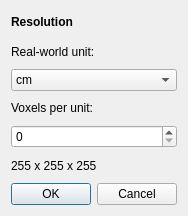
<?xml version="1.0" encoding="UTF-8"?>
<ui version="4.0">
 <class>ResolutionDialog</class>
 <widget class="QDialog" name="ResolutionDialog">
  <property name="geometry">
   <rect>
    <x>0</x>
    <y>0</y>
    <width>176</width>
    <height>216</height>
   </rect>
  </property>
  <property name="windowTitle">
   <string>Resolution</string>
  </property>
  <layout class="QVBoxLayout" name="verticalLayout">
   <item>
    <widget class="QLabel" name="label">
     <property name="text">
      <string>&lt;html&gt;&lt;head/&gt;&lt;body&gt;&lt;p&gt;&lt;span style=&quot; font-weight:600;&quot;&gt;Resolution&lt;/span&gt;&lt;/p&gt;&lt;/body&gt;&lt;/html&gt;</string>
     </property>
    </widget>
   </item>
   <item>
    <widget class="QLabel" name="unit_label">
     <property name="text">
      <string>Real-world unit:</string>
     </property>
    </widget>
   </item>
   <item>
    <widget class="QComboBox" name="units">
     <item>
      <property name="text">
       <string>cm</string>
      </property>
     </item>
     <item>
      <property name="text">
       <string>mm</string>
      </property>
     </item>
     <item>
      <property name="text">
       <string>inches</string>
      </property>
     </item>
    </widget>
   </item>
   <item>
    <widget class="QLabel" name="label_2">
     <property name="text">
      <string>Voxels per unit:</string>
     </property>
    </widget>
   </item>
   <item>
    <widget class="QSpinBox" name="export_res">
     <property name="minimumSize">
      <size>
       <width>100</width>
       <height>0</height>
      </size>
     </property>
    </widget>
   </item>
   <item>
    <widget class="QLabel" name="export_size">
     <property name="text">
      <string>255 x 255 x 255</string>
     </property>
    </widget>
   </item>
   <item>
    <widget class="QDialogButtonBox" name="buttonBox">
     <property name="orientation">
      <enum>Qt::Horizontal</enum>
     </property>
     <property name="standardButtons">
      <set>QDialogButtonBox::Cancel|QDialogButtonBox::Ok</set>
     </property>
    </widget>
   </item>
  </layout>
 </widget>
 <resources/>
 <connections>
  <connection>
   <sender>buttonBox</sender>
   <signal>accepted()</signal>
   <receiver>ResolutionDialog</receiver>
   <slot>accept()</slot>
   <hints>
    <hint type="sourcelabel">
     <x>248</x>
     <y>254</y>
    </hint>
    <hint type="destinationlabel">
     <x>157</x>
     <y>274</y>
    </hint>
   </hints>
  </connection>
  <connection>
   <sender>buttonBox</sender>
   <signal>rejected()</signal>
   <receiver>ResolutionDialog</receiver>
   <slot>reject()</slot>
   <hints>
    <hint type="sourcelabel">
     <x>316</x>
     <y>260</y>
    </hint>
    <hint type="destinationlabel">
     <x>286</x>
     <y>274</y>
    </hint>
   </hints>
  </connection>
 </connections>
</ui>
